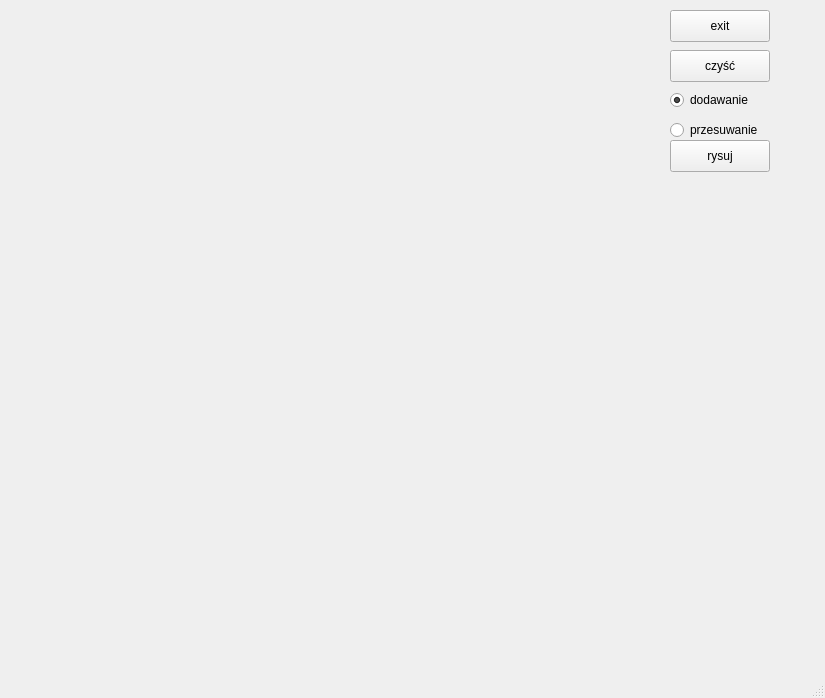
<?xml version="1.0" encoding="UTF-8"?>
<ui version="4.0">
 <class>MainWindow</class>
 <widget class="QMainWindow" name="MainWindow">
  <property name="geometry">
   <rect>
    <x>0</x>
    <y>0</y>
    <width>825</width>
    <height>698</height>
   </rect>
  </property>
  <property name="windowTitle">
   <string>MainWindow</string>
  </property>
  <widget class="QWidget" name="centralwidget">
   <widget class="Ekran" name="widget" native="true">
    <property name="geometry">
     <rect>
      <x>10</x>
      <y>0</y>
      <width>611</width>
      <height>651</height>
     </rect>
    </property>
   </widget>
   <widget class="QPushButton" name="czysc">
    <property name="geometry">
     <rect>
      <x>670</x>
      <y>50</y>
      <width>100</width>
      <height>32</height>
     </rect>
    </property>
    <property name="text">
     <string>czyść</string>
    </property>
   </widget>
   <widget class="QPushButton" name="wyjdz">
    <property name="geometry">
     <rect>
      <x>670</x>
      <y>10</y>
      <width>100</width>
      <height>32</height>
     </rect>
    </property>
    <property name="text">
     <string>exit</string>
    </property>
   </widget>
   <widget class="QRadioButton" name="PRZESUWANIE">
    <property name="geometry">
     <rect>
      <x>670</x>
      <y>120</y>
      <width>99</width>
      <height>20</height>
     </rect>
    </property>
    <property name="text">
     <string>przesuwanie</string>
    </property>
   </widget>
   <widget class="QRadioButton" name="DODAWANIE">
    <property name="geometry">
     <rect>
      <x>670</x>
      <y>90</y>
      <width>99</width>
      <height>20</height>
     </rect>
    </property>
    <property name="text">
     <string>dodawanie</string>
    </property>
    <property name="checkable">
     <bool>true</bool>
    </property>
    <property name="checked">
     <bool>true</bool>
    </property>
   </widget>
   <widget class="QPushButton" name="Rysuj">
    <property name="geometry">
     <rect>
      <x>670</x>
      <y>140</y>
      <width>100</width>
      <height>32</height>
     </rect>
    </property>
    <property name="text">
     <string>rysuj</string>
    </property>
   </widget>
  </widget>
  <widget class="QMenuBar" name="menubar">
   <property name="geometry">
    <rect>
     <x>0</x>
     <y>0</y>
     <width>825</width>
     <height>24</height>
    </rect>
   </property>
  </widget>
  <widget class="QStatusBar" name="statusbar"/>
 </widget>
 <customwidgets>
  <customwidget>
   <class>Ekran</class>
   <extends>QWidget</extends>
   <header>ekran.h</header>
   <container>1</container>
  </customwidget>
 </customwidgets>
 <resources/>
 <connections/>
</ui>
